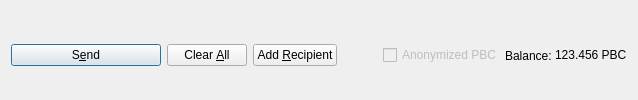
         <widget class="QFrame" name="frame_Send">
          <layout class="QHBoxLayout" name="horizontalLayout">
           <property name="bottomMargin">
            <number>0</number>
           </property>
           <item>
            <widget class="QPushButton" name="sendButton">
             <property name="minimumSize">
              <size>
               <width>150</width>
               <height>0</height>
              </size>
             </property>
             <property name="toolTip">
              <string>Confirm the send action</string>
             </property>
             <property name="text">
              <string>S&amp;end</string>
             </property>
             <property name="icon">
              <iconset resource="../profitbase.qrc">
               <normaloff>:/icons/send</normaloff>:/icons/send</iconset>
             </property>
             <property name="autoDefault">
              <bool>false</bool>
             </property>
             <property name="default">
              <bool>true</bool>
             </property>
            </widget>
           </item>
           <item>
            <widget class="QPushButton" name="clearButton">
             <property name="sizePolicy">
              <sizepolicy hsizetype="Minimum" vsizetype="Fixed">
               <horstretch>0</horstretch>
               <verstretch>0</verstretch>
              </sizepolicy>
             </property>
             <property name="toolTip">
              <string>Clear all fields of the form.</string>
             </property>
             <property name="text">
              <string>Clear &amp;All</string>
             </property>
             <property name="icon">
              <iconset resource="../profitbase.qrc">
               <normaloff>:/icons/remove</normaloff>:/icons/remove</iconset>
             </property>
             <property name="autoDefault">
              <bool>false</bool>
             </property>
            </widget>
           </item>
           <item>
            <widget class="QPushButton" name="addButton">
             <property name="toolTip">
              <string>Send to multiple recipients at once</string>
             </property>
             <property name="text">
              <string>Add &amp;Recipient</string>
             </property>
             <property name="icon">
              <iconset resource="../profitbase.qrc">
               <normaloff>:/icons/add</normaloff>:/icons/add</iconset>
             </property>
             <property name="autoDefault">
              <bool>false</bool>
             </property>
            </widget>
           </item>
           <item>
            <spacer name="horizontalSpacer">
             <property name="orientation">
              <enum>Qt::Horizontal</enum>
             </property>
             <property name="sizeHint" stdset="0">
              <size>
               <width>40</width>
               <height>20</height>
              </size>
             </property>
            </spacer>
           </item>
           <item>
            <layout class="QHBoxLayout" name="horizontalLayout_2">
             <property name="spacing">
              <number>3</number>
             </property>
             <item>
              <widget class="QCheckBox" name="checkzPBC">
               <property name="enabled">
                <bool>false</bool>
               </property>
               <property name="text">
                <string>Anonymized PBC</string>
               </property>
              </widget>
             </item>
             <item>
              <widget class="QLabel" name="label">
               <property name="text">
                <string>Balance:</string>
               </property>
              </widget>
             </item>
             <item>
              <widget class="QLabel" name="labelBalance">
               <property name="sizePolicy">
                <sizepolicy hsizetype="Preferred" vsizetype="Fixed">
                 <horstretch>0</horstretch>
                 <verstretch>0</verstretch>
                </sizepolicy>
               </property>
               <property name="cursor">
                <cursorShape>IBeamCursor</cursorShape>
               </property>
               <property name="text">
                <string notr="true">123.456 PBC</string>
               </property>
               <property name="textInteractionFlags">
                <set>Qt::LinksAccessibleByMouse|Qt::TextSelectableByKeyboard|Qt::TextSelectableByMouse</set>
               </property>
              </widget>
             </item>
            </layout>
           </item>
          </layout>
         </widget>
